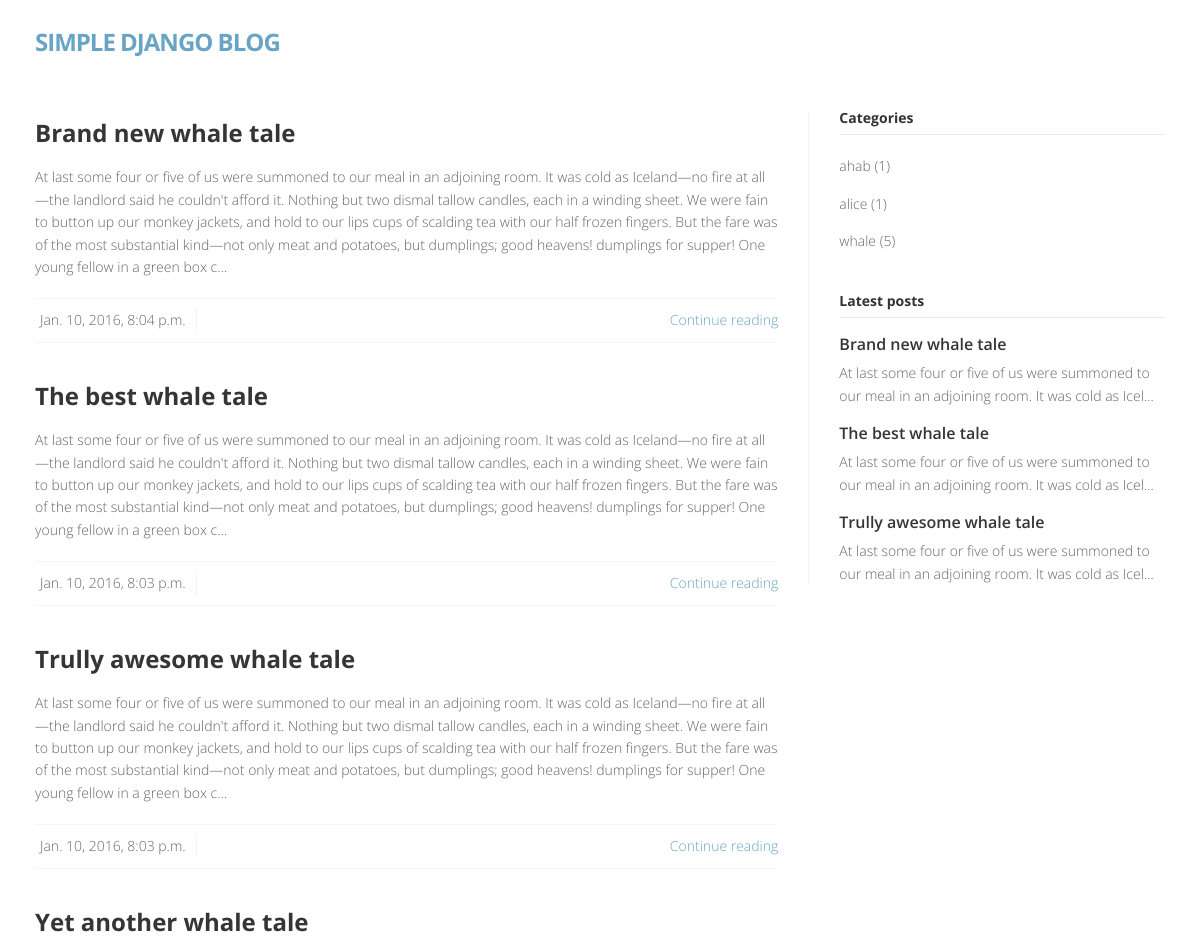
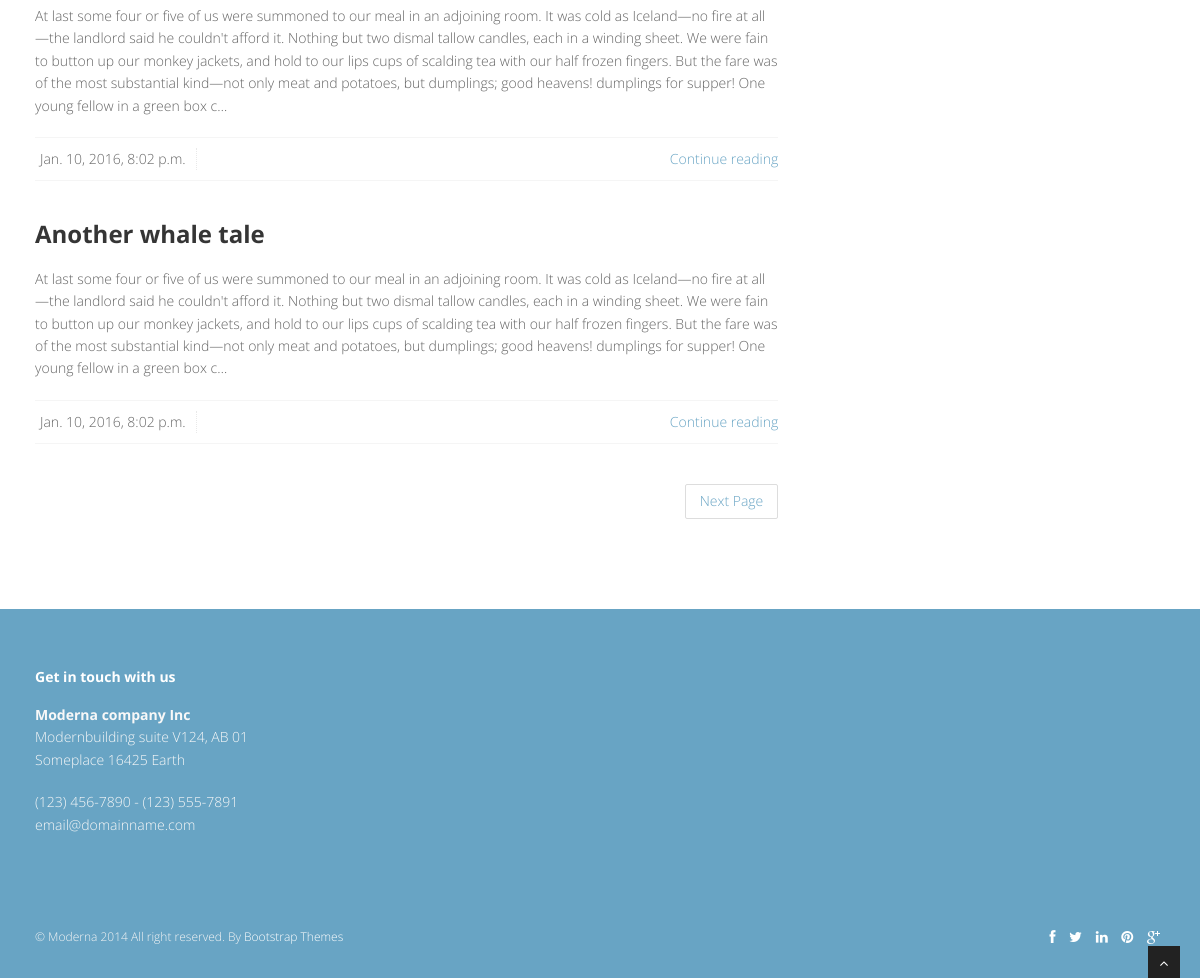
The page / on the database its author committed (2 pictures, top to bottom).
### blog/models.py (models this page shows, shortened)
class Post(models.Model):
    title = models.CharField(max_length=255)
    pub_date = models.DateTimeField(auto_now_add=True)
    slug = models.SlugField(unique=True, max_length=255)
    content = models.TextField()
    category = models.ForeignKey('blog.Category')
    class Meta:
        ordering = ['-pub_date']
    def get_absolute_url(self):
        return "/%s/%s/%s/" % (self.pub_date.year, self.pub_date.month, self.slug)

class Category(models.Model):
    name = models.CharField(max_length=100, db_index=True)
    slug = models.SlugField(max_length=100, db_index=True)

### blog/views.py (the view)
# urls.py: url(r'^(?P<page>\d+)?/?$', PostListView.as_view(
class PostListView(ListView):
    model = Post
    def get_context_data(self, **kwargs):
        context = super(PostListView, self).get_context_data(**kwargs)
        context['categories'] = \
            context['categories'] = \
            Post.objects.all().values(
                'category__name', 'category__slug'
            ).annotate(
                total=Count('category__name')
            ).order_by('total')
        return context

### blog/templates/blog/post_list.html (shortened to what this page needs)
{% extends "blog/includes/base.html" %}
{% block content %}
    {% if object_list %}
        {% for post in object_list %}
            <article>
                <div class="post-image">
                    <div class="post-heading">
                        <h3><a href="{{ post.get_absolute_url }}">{{ post.title }}</a></h3>
                    </div>
                </div>
                <p>
                    {{ post.content|truncatechars:500 }}
                </p>
                <div class="bottom-article">
                    <ul class="meta-post">
                        <li>{{ post.pub_date }}</li>
                    </ul>
                    <a class="pull-right" href="{{ post.get_absolute_url }}">Continue reading </a>
                </div>
            </article>
        {% endfor %}
    {% else %}
        <p>No posts found</p>
    {% endif %}
    <ul class="pager">
        {% if page_obj.has_next %}
            <li class="next"><a href="/{{ page_obj.next_page_number }}/">Next Page</a></li>
        {% endif %}
    </ul>
{% endblock %}

### blog/templates/blog/includes/base.html (shortened to what this page needs)
{% load staticfiles %}
<!DOCTYPE html>
<html lang="en">
<head>
    <link href="{% static 'blog/css/bootstrap.min.css' %}" rel="stylesheet" />
    <link href="{% static 'blog/css/fancybox/jquery.fancybox.css' %}" rel="stylesheet">
    <link href="{% static 'blog/css/jcarousel.css' %}" rel="stylesheet" />
    <link href="{% static 'blog/css/flexslider.css' %}" rel="stylesheet" />
    <link href="{% static 'blog/css/style.css' %}" rel="stylesheet" />
    <link href="{% static 'blog/skins/default.css' %}" rel="stylesheet" />
</head>
<body>
<div id="wrapper">
<header>
    <div class="navbar navbar-default navbar-static-top">
        <div class="container">
            <div class="navbar-header">
                <a class="navbar-brand" href="/"><span>Simple Django Blog</span></a>
            </div>
        </div>
    </div>
</header>
<section id="content">
    <div class="container">
        <div class="row">
            <div class="col-lg-8">
                {% block content %}{% endblock %}
            </div>
            <div class="col-lg-4">
                <aside class="right-sidebar">
                    {% if categories %}
                    <div class="widget">
                        <h5 class="widgetheading">Categories</h5>
                        <ul class="cat">
                        {% for category in categories %}
                            <li><a href="/category/{{ category.category__slug }}">{{ category.category__name }}</a><span> ({{ category.total }})</span></li>
                        {% endfor %}
                        </ul>
                    </div>
                    {% endif %}
                    {% if object_list %}
                    <div class="widget">
                            <h5 class="widgetheading">Latest posts</h5>
                            <ul class="recent">
                            {% for post in object_list|slice:":3" %}
                                <li>
                                    <h6><a href="{{ post.get_absolute_url }}">{{ post.title }}</a></h6>
                                    <p>
                                        {{ post.content|truncatechars:100 }}
                                    </p>
                                </li>
                            {% endfor %}
                            </ul>
                    </div>
                    {% endif %}
                </aside>
            </div>
        </div>
    </div>
</section>
<footer>
    <div class="container">
        <div class="row">
            <div class="col-lg-3">
                <div class="widget">
                    <h5 class="widgetheading">Get in touch with us</h5>
                    <address>
                        <strong>Moderna company Inc</strong><br>
                        Modernbuilding suite V124, AB 01<br>
                        Someplace 16425 Earth </address>
                    <p>
                         (123) 456-7890 - (123) 555-7891 <br>
                         email@domainname.com
                    </p>
                </div>
            </div>
        </div>
    </div>
    <div id="sub-footer">
        <div class="container">
            <div class="row">
                <div class="col-lg-6">
                    <div class="copyright">
                        <p>
                            <span>&copy; Moderna 2014 All right reserved. By </span><a href="http://bootstraptaste.com" target="_blank">Bootstrap Themes</a>
                        </p>
                    </div>
                </div>
                <div class="col-lg-6">
                    <ul class="social-network">
                        <li><a href="#" data-placement="top" title="Facebook"><i class="fa fa-facebook"></i></a></li>
                        <li><a href="#" data-placement="top" title="Twitter"><i class="fa fa-twitter"></i></a></li>
                        <li><a href="#" data-placement="top" title="Linkedin"><i class="fa fa-linkedin"></i></a></li>
                        <li><a href="#" data-placement="top" title="Pinterest"><i class="fa fa-pinterest"></i></a></li>
                        <li><a href="#" data-placement="top" title="Google plus"><i class="fa fa-google-plus"></i></a></li>
                    </ul>
                </div>
            </div>
        </div>
    </div>
</footer>
</div>
<a href="#" class="scrollup"><i class="fa fa-angle-up active"></i></a>
</body>
</html>

### blog/static/blog/css/style.css (style rules this page uses)
body { font-family:'Open Sans', Arial, sans-serif; font-size:14px; font-weight:300; line-height:1.6em; color:#656565; }
h1,h2, h3, h4, h5, h6 { font-family:'Open Sans', Arial, sans-serif; font-weight:700; line-height:1.1em; color:#333; margin-bottom: 20px; }
.container { padding:0 20px 0 20px; position:relative; }
#wrapper { width:100%; margin:0; padding:0; }
.row,.row-fluid { margin-bottom:30px; }
header .navbar { margin-bottom: 0; }
.navbar-default { border: none; }
.navbar-brand { color: #222; text-transform: uppercase; font-size: 24px; font-weight: 700; line-height: 1em; letter-spacing: -1px; margin-top: 30px; padding: 0 0 0 15px; }
header .navbar-default { background-color: #fff; }
header .navbar { min-height: 100px; }
#content { position:relative; background:#fff; padding:0px 0 40px 0; }
.widgetheading { width:100%; padding:0; }
aside .widgetheading { position: relative; border-bottom: #e9e9e9 1px solid; padding-bottom: 9px; }
footer .widgetheading { position: relative; }
article { margin-bottom:40px; }
article .post-heading h3 { margin-bottom:20px; }
article .post-heading h3 a { font-weight:700; color:#353535; }
.post-image { margin-bottom:20px; }
ul.meta-post { float:left; margin: 0; padding:0; list-style:none; }
ul.meta-post li { float:left; margin:0 10px 0 0; padding:0; list-style:none; border-right:1px dotted #e9e9e9; padding-right:10px; }
.bottom-article { overflow: hidden; border-top:1px solid #f5f5f5; border-bottom:1px solid #f5f5f5; padding:10px 0 10px 0; margin-top:20px; }
aside { position:relative; margin-bottom:40px; }
.right-sidebar { border-left:1px solid #f5f5f5; padding:0 0 0 30px; -webkit-box-shadow:inset 1px 0 0 0 rgba(0,0,0,.01); box-shadow:inset 1px 0 0 0 rgba(0,0,0,.01); }
aside .widget { margin-bottom:40px; }
ul.cat, ul.recent, ul.folio-detail, ul.contact-info { margin:0; padding:0; list-style:none; }
ul.cat li, ul.recent li, ul.folio-detail li, ul.contact-info li { margin:0 0 15px 0; list-style:none; }
ul.cat li a, ul.folio-detail li a { color:#656565; }
.widget ul.recent li { margin-bottom:20px; }
ul.recent li h6 { margin:0 0 10px 0; }
ul.recent li h6 a { color:#353535; font-size:16px; font-weight:600; }
footer { padding:50px 0 0 0; color:#f8f8f8; }
footer a { color:#fff; }
footer h1, footer h2, footer h3, footer h4, footer h5, footer h6 { color:#fff; }
footer address { line-height:1.6em; }
ul.social-network { list-style:none; margin:0; }
ul.social-network li { display:inline; margin: 0 5px; }
#sub-footer { text-shadow:none; color:#f5f5f5; padding:0; padding-top:30px; margin:20px 0 0 0; }
#sub-footer p { margin:0; padding:0; }
#sub-footer span { color:#f5f5f5; }
.copyright { text-align:left; font-size:12px; }
#sub-footer ul.social-network { float:right; }
.scrollup { position:fixed; width:32px; height:32px; bottom:0px; right:20px; background: #222; }
a.scrollup { outline:0; text-align: center; }
a.scrollup i { margin-top: 10px; color: #fff; }

### blog/static/blog/skins/default.css (style rules this page uses)
a, a:hover,a:focus,a:active, footer a.text-link:hover, strike, .post-meta span a:hover, footer a.text-link, ul.meta-post li a:hover, ul.cat li a:hover, ul.recent li h6 a:hover, ul.portfolio-categ li.active a, ul.portfolio-categ li.active a:hover, ul.portfolio-categ li a:hover,ul.related-post li h4 a:hover, span.highlight,article .post-heading h3 a:hover, .navbar .nav > .active > a,.navbar .nav > .active > a:hover,.navbar .nav > li > a:hover,.navbar .nav > li > a:focus,.navbar .nav > .active > a:focus, .validation { color:#68A4C4; }
.navbar-brand span { color: #68A4C4; }
footer { background:#68A4C4; }
#sub-footer { background:#68A4C4; }

### blog/static/blog/css/overwrite.css (style rules this page uses)
.widget h4,.widget h5 { font-weight:700; margin-bottom:20px; }
ul, ol { padding: 0; margin: 0 0 10px 25px; }
li { line-height: 1.6em; }
.pager li > a, .pager li > span { -webkit-border-radius: 2px; -moz-border-radius: 2px; border-radius: 2px; }

### rows shown on the page
Post: title "Brand new whale tale", content "At last some four or five of us were summoned to our meal in an adjoining room. It was cold as Iceland—no fire at all—the landlord said he couldn't afford it. Nothing but two dismal tallow candles, each in a winding sheet. We were fain to button up our monkey jackets, and hold to our lips cups of scalding tea with our half frozen fingers. But the fare was of the most substantial kind—not only meat and potatoes, but dumplings; good heavens! dumplings for supper! One young fellow in a green box c…", pub_date "Jan. 10, 2016, 8:04 p.m.", content "At last some four or five of us were summoned to our meal in an adjoining room. It was cold as Icel…"
Post: title "The best whale tale", content "At last some four or five of us were summoned to our meal in an adjoining room. It was cold as Iceland—no fire at all—the landlord said he couldn't afford it. Nothing but two dismal tallow candles, each in a winding sheet. We were fain to button up our monkey jackets, and hold to our lips cups of scalding tea with our half frozen fingers. But the fare was of the most substantial kind—not only meat and potatoes, but dumplings; good heavens! dumplings for supper! One young fellow in a green box c…", pub_date "Jan. 10, 2016, 8:03 p.m.", content "At last some four or five of us were summoned to our meal in an adjoining room. It was cold as Icel…"
Post: title "Trully awesome whale tale", content "At last some four or five of us were summoned to our meal in an adjoining room. It was cold as Iceland—no fire at all—the landlord said he couldn't afford it. Nothing but two dismal tallow candles, each in a winding sheet. We were fain to button up our monkey jackets, and hold to our lips cups of scalding tea with our half frozen fingers. But the fare was of the most substantial kind—not only meat and potatoes, but dumplings; good heavens! dumplings for supper! One young fellow in a green box c…", pub_date "Jan. 10, 2016, 8:03 p.m.", content "At last some four or five of us were summoned to our meal in an adjoining room. It was cold as Icel…"
Post: title "Yet another whale tale", content "At last some four or five of us were summoned to our meal in an adjoining room. It was cold as Iceland—no fire at all—the landlord said he couldn't afford it. Nothing but two dismal tallow candles, each in a winding sheet. We were fain to button up our monkey jackets, and hold to our lips cups of scalding tea with our half frozen fingers. But the fare was of the most substantial kind—not only meat and potatoes, but dumplings; good heavens! dumplings for supper! One young fellow in a green box c…", pub_date "Jan. 10, 2016, 8:02 p.m."
Post: title "Another whale tale", content "At last some four or five of us were summoned to our meal in an adjoining room. It was cold as Iceland—no fire at all—the landlord said he couldn't afford it. Nothing but two dismal tallow candles, each in a winding sheet. We were fain to button up our monkey jackets, and hold to our lips cups of scalding tea with our half frozen fingers. But the fare was of the most substantial kind—not only meat and potatoes, but dumplings; good heavens! dumplings for supper! One young fellow in a green box c…", pub_date "Jan. 10, 2016, 8:02 p.m."
Category: category__name "ahab", total "1"
Category: category__name "alice", total "1"
Category: category__name "whale", total "5"
